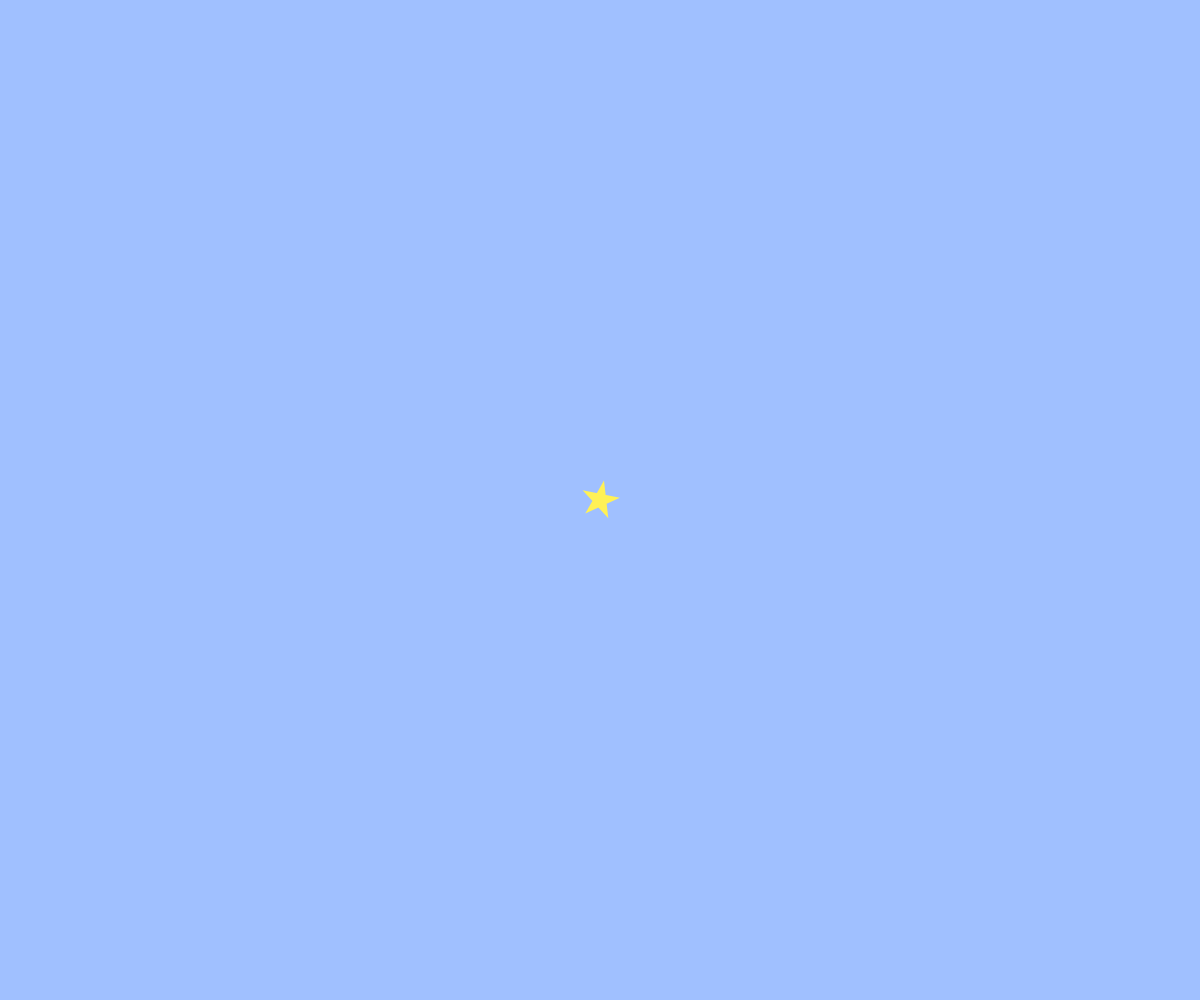
Frame 1 (no input)
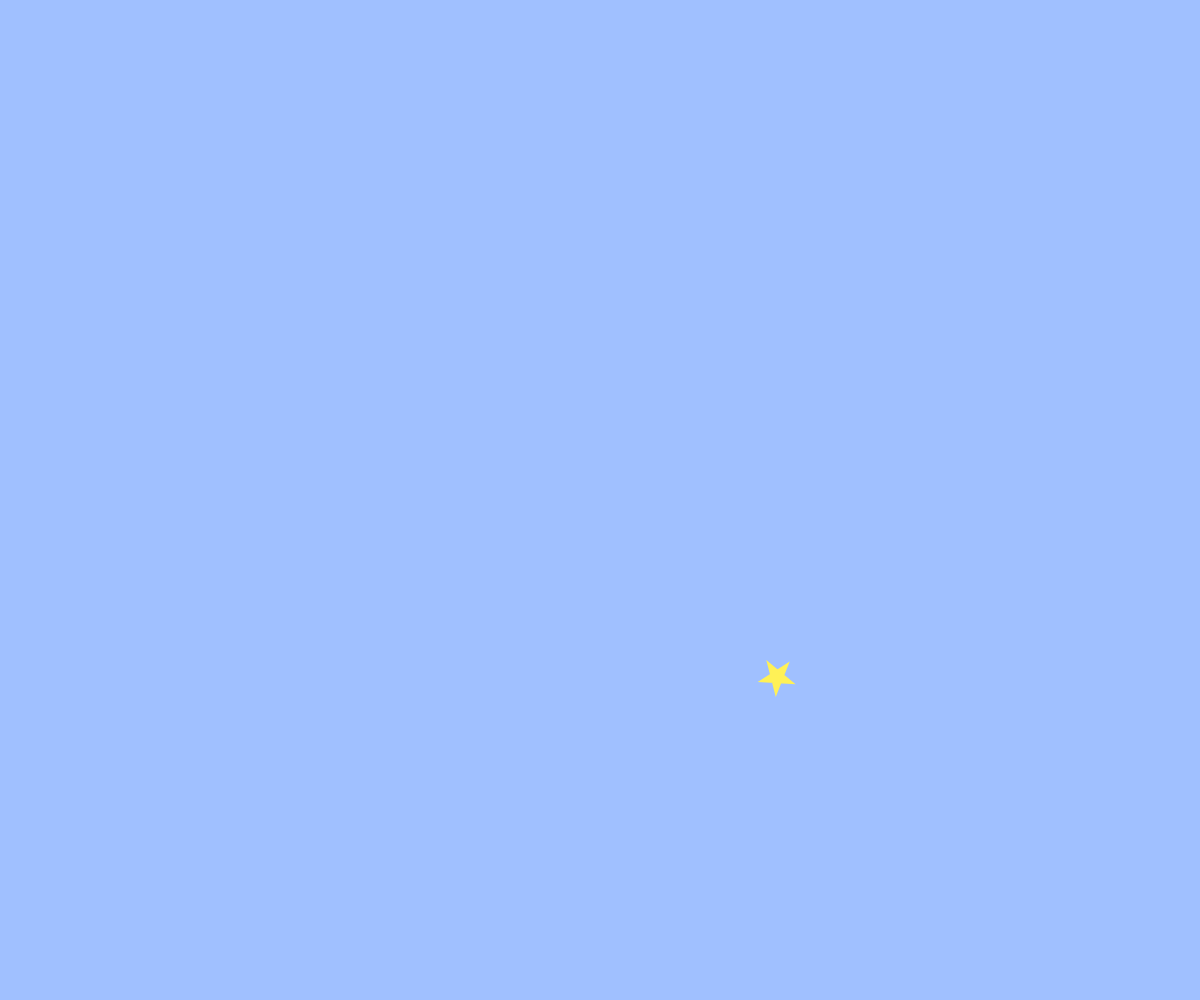
Frame 60 (no input)
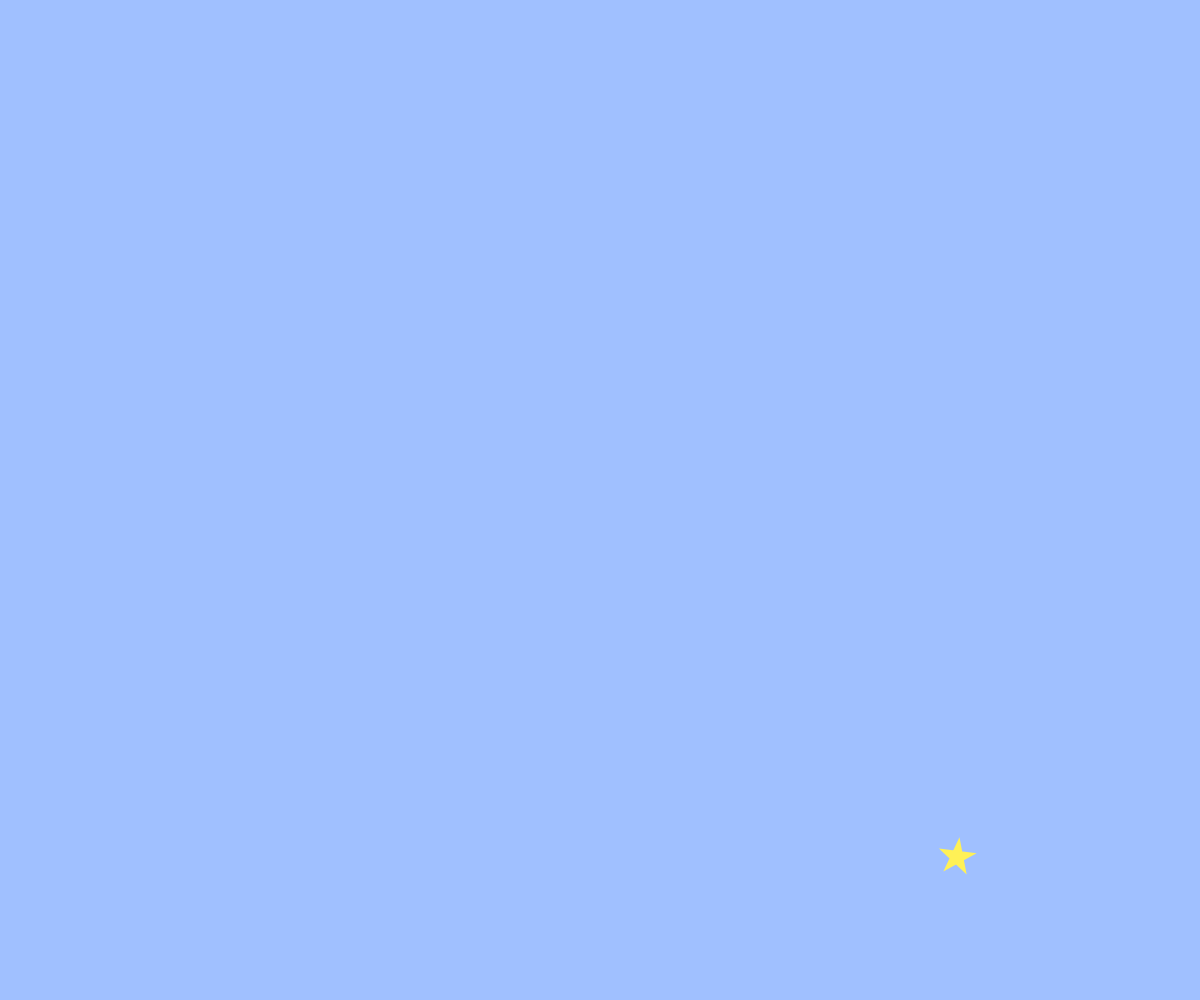
Frame 120 (the mouse pressed at the canvas centre since frame 60)

The p5.js sketch that drew these frames (run headless with seeded random() and noise() and a simulated clock; from frame 60 on, the mouse is pressed at the canvas centre):

// p5.js sketch
// ── sketch.js
// テキスト「アニメーション」
let x, y, vx, vy,angle;


function setup(){
  createCanvas(windowWidth, windowHeight);
  x = width / 2;
  // x = 0;
  y = height / 2;
  // y = 0;
  vx = 3;
  vy = 3;
  angle = 0;
}

function draw(){
  background(160, 192, 255);
  // BLANK[2] (hint: 作った star 関数を使います)
  noStroke();
  fill(255,241,86)

  angle += 0.1;
  star(x,y,20,angle);

  x += vx;
  y += vy;
  // 端の処理パターン (1) 反対側から出てくる
  if(x > width){ x = 0; }
  else if(x < 0){ x = width; }
  if(y > height){ y = 0; }
  if(y < 0){ y = height; }
}

function star(cx, cy, r, angle){
  push();
  beginShape();
  for(var i = 0; i < 20; i++){
    // rotation += rotation + angle;
    // rotation = rotation + 100;
    var theta = TWO_PI * i * 2 / 5 - HALF_PI + angle;
    // BLANK[1] (hint: angle 分だけ星を回転させるには？)
    theta += angle;
    // var rotation = 0;

    // let rot;
    // rot = rot + (angle / 360);
    // theta += angle / 360;
    var x = cx + cos(theta) * r;
    var y = cy + sin(theta) * r;

    vertex(x,y);

  }

  endShape(CLOSE);
  pop();
}

function windowResized(){
  resizeCanvas(windowWidth, windowHeight);
}
